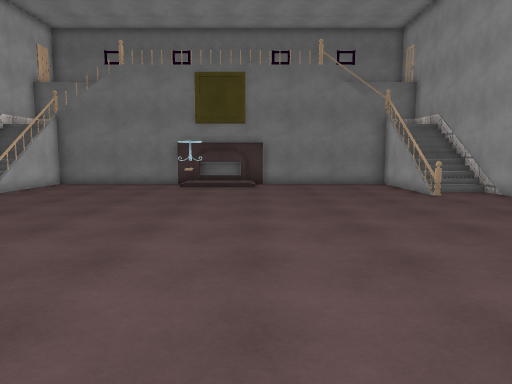
View 1 (above)

17 first-person views from a walk through a Unity game level. The camera is 1.4 m above the floor, tilts 6° down and sees 70° across. Doors are open. The floor is counted in squares, 1 m on a side. Each view is taken from the middle of a square. On the plan, view 1 faces up. The plan holds only what a view shows up to about 16 squares ahead; the rest is blank. The place goes on beyond the plan. Some animated figures are not drawn. Some surface patterns are stand-ins.

View 2
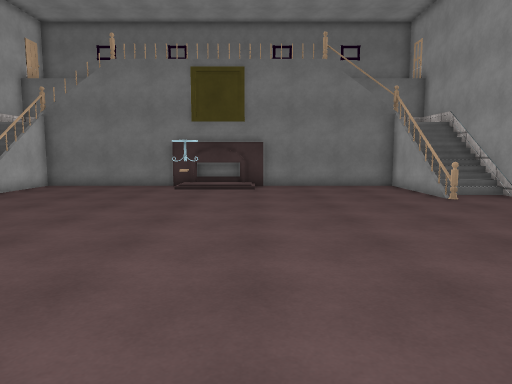

View 3
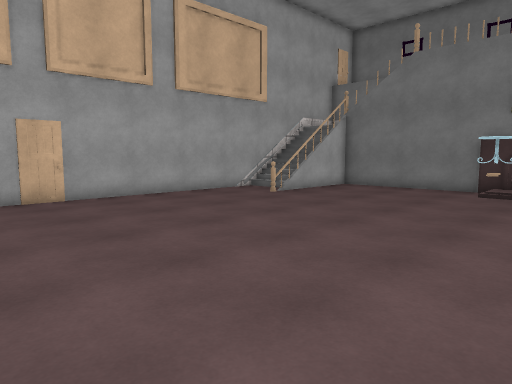

View 4
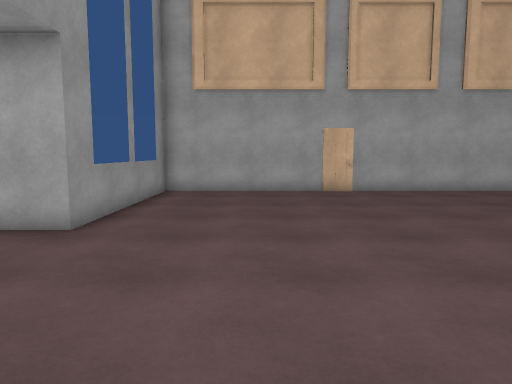

View 5
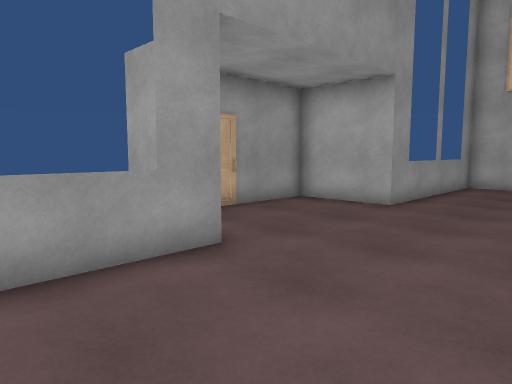

View 6
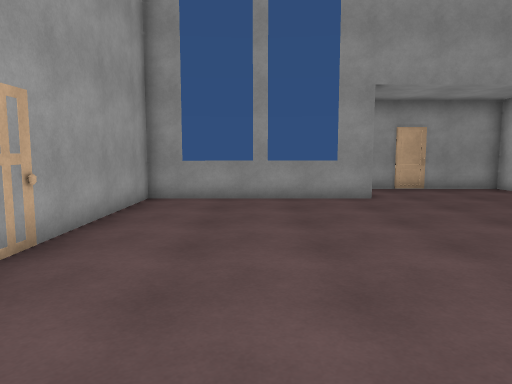

View 7
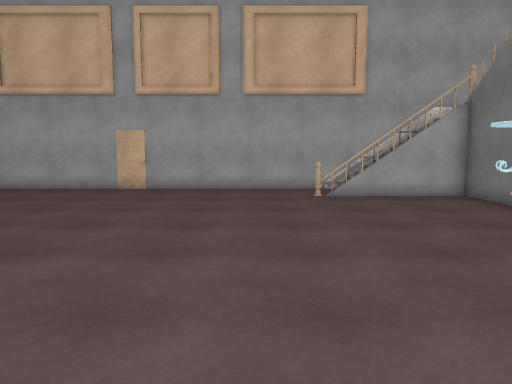

View 8
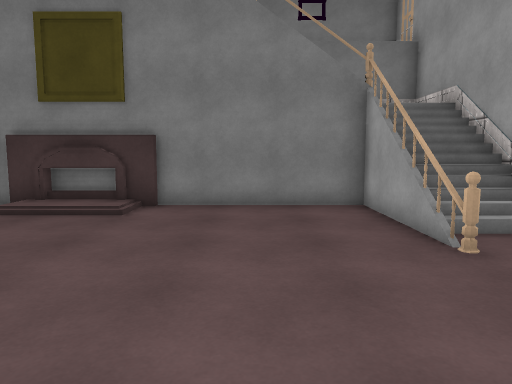

View 9
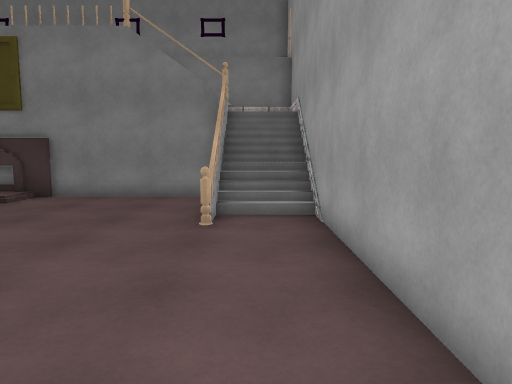

View 10
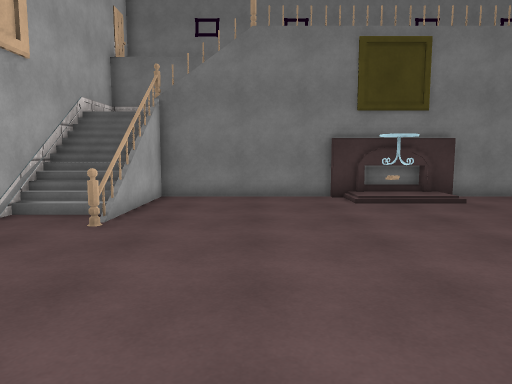

View 11
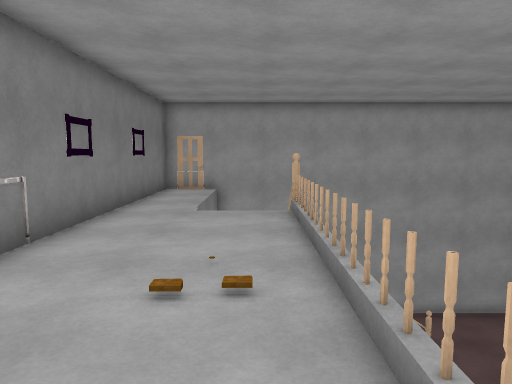

View 12
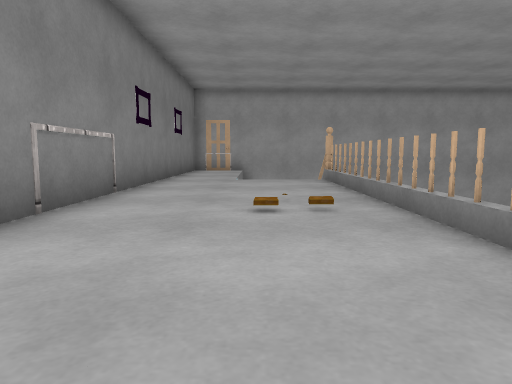

View 13
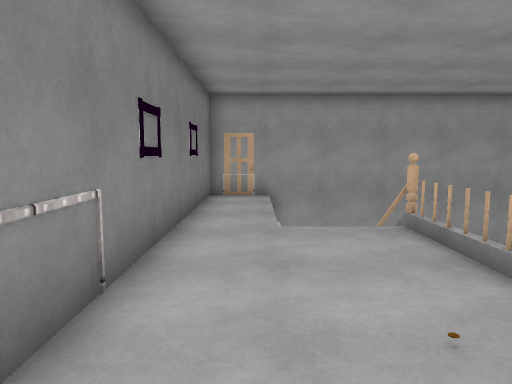

View 14
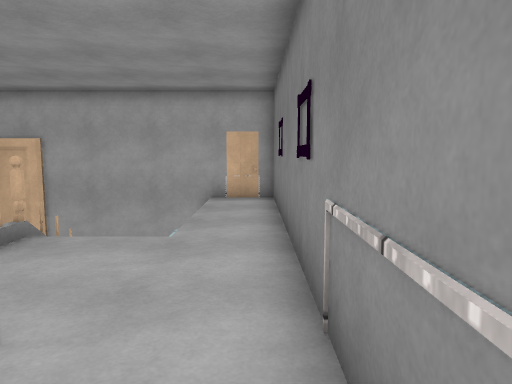

View 15
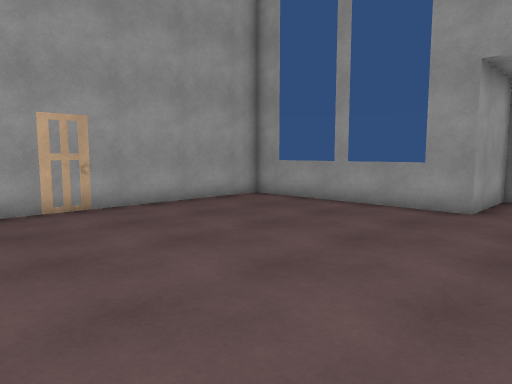

View 16
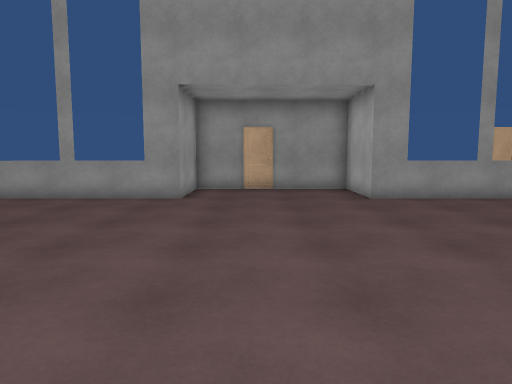

View 17
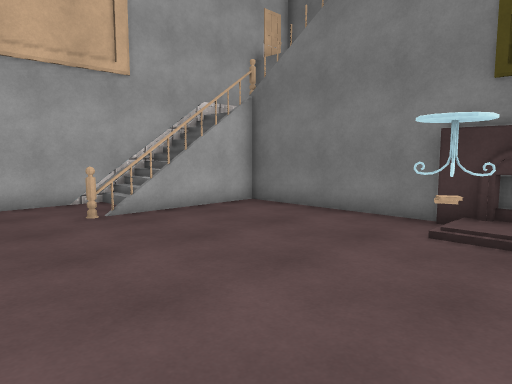

### Floor plan
Key: @ floor where view 1 was taken; # wall or solid block; x gap in a wall; . main floor; : floor 0.25 m higher than the main floor; + floor 5 m higher than the main floor; / step, stairs or slope; D open door; = window, fence, low wall or low ledge; v drop or lower ground; O other object.
Columns run from 12 left of view 1 to 9 right of it. Each row starts with its distance up from view 1.
 22 ######################
 21 #++++++++++++++++++++#
 20 #+++++++++++++++++++##
 19 #    //++++++++/     #
 18 #     /++++++++/     #
 17 #//#vvvv######xvvv#/=#
 16 #//x...../::/.....x//#
 15 #//v..............v//#
 14 #//=.....OO.......=//#
 13 #..x..............x..#
 12 #..#..............#..#
 11 #....................#
 10 #....................#
  9 D....................#
  8 #....................#
  7 #....................#
  6 #....................#
  5 #....................#
  4 #....................#
  3 #....................#
  2 #....................#
  1 #....................#
  0 #...........@........#
 -1 #....................#
 -2 ########.....#########
 -3        #.....#
 -4        #.....#
 -5        #######

Positions as (right, up) in squares from view 1, and headings:
1: (0, 0), facing up
2: (0, 1), facing up
3: (0, 2), facing up-left
4: (2, 2), facing left
5: (5, 3), facing down-left
6: (5, 10), facing down
7: (3, 10), facing left
8: (3, 7), facing up
9: (7, 5), facing up
10: (-6, 5), facing up
11: (-6, 18), facing right
12: (-7, 19), facing right
13: (-4, 20), facing right
14: (0, 21), facing left
15: (-1, 8), facing down-right
16: (-1, 10), facing down
17: (-1, 9), facing up-left
